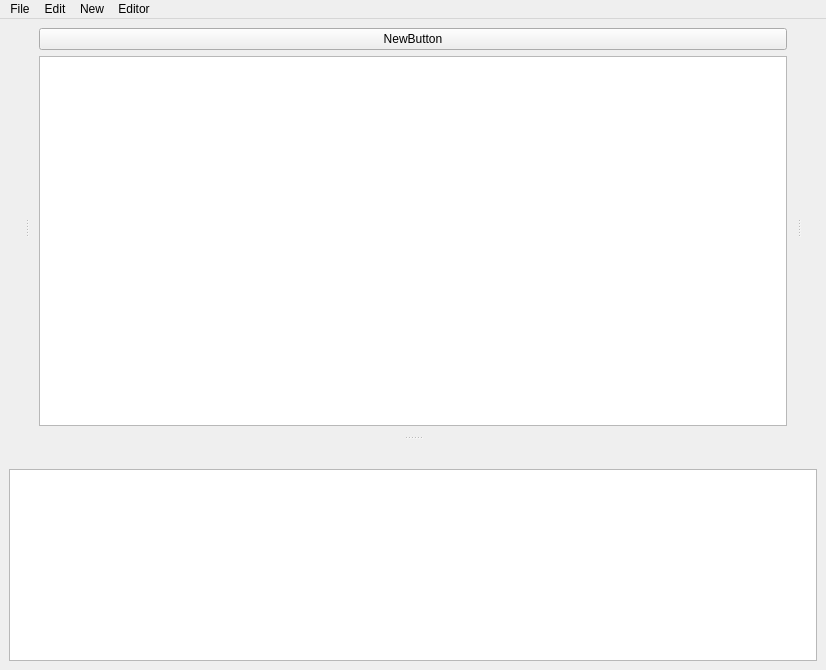
<?xml version="1.0" encoding="UTF-8"?>
<ui version="4.0">
 <class>MainWindow</class>
 <widget class="QMainWindow" name="MainWindow">
  <property name="geometry">
   <rect>
    <x>0</x>
    <y>0</y>
    <width>826</width>
    <height>670</height>
   </rect>
  </property>
  <property name="windowTitle">
   <string>MainWindow</string>
  </property>
  <widget class="QWidget" name="centralwidget">
   <layout class="QGridLayout" name="gridLayout">
    <item row="5" column="0">
     <widget class="QTextEdit" name="MainTextBox"/>
    </item>
    <item row="0" column="0">
     <layout class="QHBoxLayout" name="horizontalLayout">
      <item>
       <widget class="QPushButton" name="NewButtonButton">
        <property name="text">
         <string>NewButton</string>
        </property>
       </widget>
      </item>
     </layout>
    </item>
   </layout>
  </widget>
  <widget class="QDockWidget" name="BottomDock">
   <property name="layoutDirection">
    <enum>Qt::LeftToRight</enum>
   </property>
   <property name="autoFillBackground">
    <bool>false</bool>
   </property>
   <property name="styleSheet">
    <string notr="true">Margin: 0px;</string>
   </property>
   <property name="features">
    <set>QDockWidget::NoDockWidgetFeatures</set>
   </property>
   <property name="allowedAreas">
    <set>Qt::NoDockWidgetArea</set>
   </property>
   <attribute name="dockWidgetArea">
    <number>8</number>
   </attribute>
   <widget class="QWidget" name="dockWidgetContents_2">
    <layout class="QHBoxLayout" name="horizontalLayout_3">
     <item>
      <widget class="QPlainTextEdit" name="MainCommandBox">
       <property name="readOnly">
        <bool>true</bool>
       </property>
      </widget>
     </item>
    </layout>
   </widget>
  </widget>
  <widget class="QDockWidget" name="RightDock">
   <property name="features">
    <set>QDockWidget::NoDockWidgetFeatures</set>
   </property>
   <property name="allowedAreas">
    <set>Qt::NoDockWidgetArea</set>
   </property>
   <attribute name="dockWidgetArea">
    <number>2</number>
   </attribute>
   <widget class="QWidget" name="dockWidgetContents_6">
    <layout class="QVBoxLayout" name="verticalLayout"/>
   </widget>
  </widget>
  <widget class="QDockWidget" name="LeftDock">
   <property name="enabled">
    <bool>true</bool>
   </property>
   <property name="features">
    <set>QDockWidget::NoDockWidgetFeatures</set>
   </property>
   <attribute name="dockWidgetArea">
    <number>1</number>
   </attribute>
   <widget class="QWidget" name="dockWidgetContents">
    <layout class="QVBoxLayout" name="verticalLayout_2"/>
   </widget>
  </widget>
  <widget class="QMenuBar" name="menubar">
   <property name="geometry">
    <rect>
     <x>0</x>
     <y>0</y>
     <width>826</width>
     <height>21</height>
    </rect>
   </property>
   <widget class="QMenu" name="menuFile">
    <property name="title">
     <string>File</string>
    </property>
    <addaction name="separator"/>
    <addaction name="actionSave"/>
    <addaction name="actionSave_As"/>
    <addaction name="actionOpen"/>
   </widget>
   <widget class="QMenu" name="menuNew">
    <property name="title">
     <string>New</string>
    </property>
    <addaction name="actionButton"/>
    <addaction name="actionCommand_Window"/>
   </widget>
   <widget class="QMenu" name="menuEdit">
    <property name="title">
     <string>Edit</string>
    </property>
    <addaction name="actionShortcuts"/>
   </widget>
   <widget class="QMenu" name="menuEditor">
    <property name="title">
     <string>Editor</string>
    </property>
    <addaction name="actionBoL"/>
    <addaction name="actionEoL"/>
    <addaction name="actionDL"/>
    <addaction name="actionBoF"/>
    <addaction name="actionEoF"/>
   </widget>
   <addaction name="menuFile"/>
   <addaction name="menuEdit"/>
   <addaction name="menuNew"/>
   <addaction name="menuEditor"/>
  </widget>
  <action name="actionSave">
   <property name="text">
    <string>Save</string>
   </property>
  </action>
  <action name="actionSave_As">
   <property name="text">
    <string>Save As ...</string>
   </property>
  </action>
  <action name="actionButton">
   <property name="text">
    <string>Button</string>
   </property>
  </action>
  <action name="actionCommand_Window">
   <property name="text">
    <string>Command Window</string>
   </property>
  </action>
  <action name="actionShortcuts">
   <property name="text">
    <string>Shortcuts</string>
   </property>
  </action>
  <action name="actionOpen">
   <property name="text">
    <string>Open</string>
   </property>
  </action>
  <action name="actionBeginning_of_Line">
   <property name="text">
    <string>Beginning of Line</string>
   </property>
  </action>
  <action name="actionEnd_of_Line">
   <property name="text">
    <string>End of Line</string>
   </property>
  </action>
  <action name="actionDelete_Line">
   <property name="text">
    <string>Delete Line</string>
   </property>
  </action>
  <action name="actionBeginning_of_File">
   <property name="text">
    <string>Beginning of File</string>
   </property>
  </action>
  <action name="actionEnd_of_File">
   <property name="text">
    <string>End of File</string>
   </property>
  </action>
  <action name="actionBeginning_Of_Line">
   <property name="text">
    <string>Beginning Of Line</string>
   </property>
  </action>
  <action name="actionBoL">
   <property name="text">
    <string>Beginning of Line</string>
   </property>
  </action>
  <action name="actionEoL">
   <property name="text">
    <string>End of Line</string>
   </property>
  </action>
  <action name="actionDL">
   <property name="text">
    <string>Delete Line</string>
   </property>
  </action>
  <action name="actionBoF">
   <property name="text">
    <string>Beginning of File</string>
   </property>
  </action>
  <action name="actionEoF">
   <property name="text">
    <string>End of File</string>
   </property>
  </action>
 </widget>
 <resources/>
 <connections/>
</ui>
